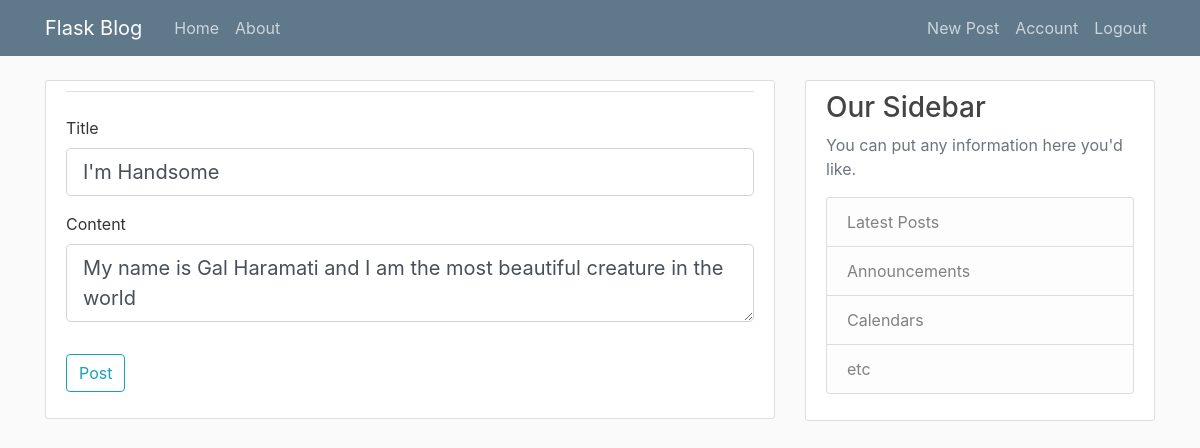
Page /post/3/update (signed in) on the committed database.
### flaskBlog/models.py (models this page shows, shortened)
class Post(db.Model):
     id = db.Column(db.Integer, primary_key = True)
     title = db.Column(db.String(100), nullable=False)
     date = db.Column(db.DateTime, nullable=False, default = datetime.utcnow())
     content = db.Column(db.Text, nullable=False)
     user_id = db.Column(db.Integer, db.ForeignKey("user.id"), nullable=False)

### flaskBlog/posts/routes.py (the view)
@posts.route("/post/<int:post_id>/update", methods=['GET', 'POST'])
@login_required
def post_update(post_id):
        post = Post.query.get_or_404(post_id)
        if post.author != current_user:
            abort(403)
        form = PostForm()
        if form.validate_on_submit():
            post.title = form.title.data
            post.content = form.content.data
            db.session.commit()
            flash("Your post has been updated!", 'success')
            return redirect(url_for("posts.post", post_id = post.id))
        elif request.method == 'GET':
            form.title.data = post.title
            form.content.data = post.content
        return render_template('create_post.html', title='Update Post',form=form, legand = "Update Post")

### flaskBlog/posts/forms.py
class PostForm(FlaskForm):
    title = StringField("Title", validators=[DataRequired()])
    content = TextAreaField("Content", validators=[DataRequired()])
    submit = SubmitField("Post")

### flaskBlog/models.py (called while the page is built)
@login_manager.user_loader
def load_user(user_id):
    return User.query.get(int(user_id))

### flaskBlog/templates/create_post.html (shortened to what this page needs)
{% extends "layout.html" %}
{% block content %}
<div class="content-section">
    <form method="POST" action="">
        <fieldset class="form-group">
            <legend class="border-bottom mb-4"> {{ legend }}</legend>
            <div class="form-group">
                {{ form.title.label(class="form-control-label") }}
                {% if form.title.errors %}
                    {{ form.title(class="form-control form-control-lg is-invalid") }}
                    <div class="invalid-feedback">
                        {% for error in form.title.errors %}
                            <span>{{ error }}</span>
                        {% endfor %}
                    </div>
                {% else %}
                    {{ form.title(class="form-control form-control-lg") }}
                {% endif %}
            </div>
            <div class="form-group">
                {{ form.content.label(class="form-control-label") }}
                {% if form.content.errors %}
                    {{ form.content(class="form-control form-control-lg is-invalid") }}
                    <div class="invalid-feedback">
                        {% for error in form.content.errors %}
                            <span>{{ error }}</span>
                        {% endfor %}
                    </div>
                {% else %}
                    {{ form.content(class="form-control form-control-lg") }}
                {% endif %}
            </div>
        </fieldset>
        <div class="form-group">
            {{ form.submit(class="btn btn-outline-info") }}
        </div>
    </form>
</div>
{% endblock content %}

### flaskBlog/static/main.css (style rules this page uses)
body { background: #fafafa; color: #333333; margin-top: 5rem; }
.content-section { background: #ffffff; padding: 10px 20px; border: 1px solid #dddddd; border-radius: 3px; margin-bottom: 20px; }

### rows in the picture
Post: title "I'm Handsome", content "My name is Gal Haramati and I am the most beautiful creature in the world"
